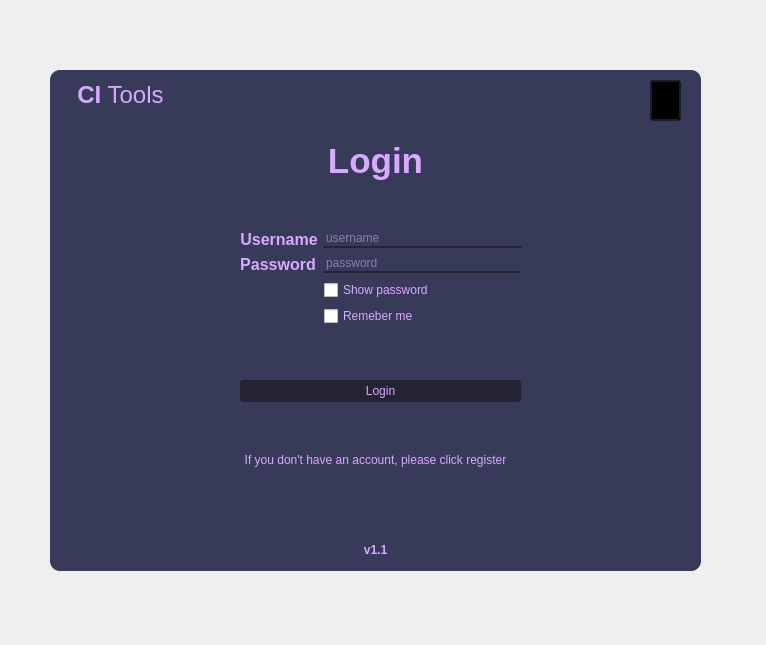
<?xml version="1.0" encoding="UTF-8"?>
<ui version="4.0">
 <class>connect</class>
 <widget class="QDialog" name="connect">
  <property name="geometry">
   <rect>
    <x>0</x>
    <y>0</y>
    <width>766</width>
    <height>645</height>
   </rect>
  </property>
  <property name="windowTitle">
   <string>Dialog</string>
  </property>
  <property name="windowOpacity">
   <double>0.980000000000000</double>
  </property>
  <property name="styleSheet">
   <string notr="true"/>
  </property>
  <widget class="QWidget" name="connect_body" native="true">
   <property name="geometry">
    <rect>
     <x>50</x>
     <y>70</y>
     <width>651</width>
     <height>501</height>
    </rect>
   </property>
   <property name="styleSheet">
    <string notr="true">QWidget #connect_body
{
	background-color: rgb(56, 58, 89);
	color: rgb(220, 220, 220);
	border-radius: 10px;
}

#label_ci_title
{
	color: rgb(216, 169, 255);
}

#toolButton_close
{
	background-color: transparent;
	background-image: url(:/resources/icons8-close-32.png);
}

#lineEdit
{
background-color: transparent;
	border-top: none;
	border-left: none;
	border-right: none;
	border-bottom: 2px solid rgb(35, 35, 52);
	color: rgb(216, 189, 255);
}

#lineEdit:focus
{
background-color:  rgb(35, 35, 52);
	border-top: none;
	border-left: none;
	border-right: none;
	border-bottom: 2px solid rgb(35, 35, 52);
}

#lineEdit_2
{
background-color: transparent;
	border-top: none;
	border-left: none;
	border-right: none;
	border-bottom: 2px solid rgb(35, 35, 52);
	color: rgb(216, 189, 255);

}

#lineEdit_2:focus
{
background-color:  rgb(35, 35, 52);
	border-top: none;
	border-left: none;
	border-right: none;
	border-bottom: 2px solid rgb(35, 35, 52);
}

QLabel{		color: rgb(216, 169, 255); }
QCheckBox {		color: rgb(216, 169, 255); }

#toolButton
{
	background-color: transparent;
	
	background-color: rgb(35, 35, 52);
color: rgb(216, 169, 255); 
border-radius: 3px;
}
</string>
   </property>
   <widget class="QLabel" name="label_ci_title">
    <property name="geometry">
     <rect>
      <x>20</x>
      <y>10</y>
      <width>101</width>
      <height>31</height>
     </rect>
    </property>
    <property name="font">
     <font>
      <pointsize>18</pointsize>
     </font>
    </property>
    <property name="styleSheet">
     <string notr="true"/>
    </property>
    <property name="text">
     <string>&lt;strong&gt;CI&lt;/strong&gt; Tools</string>
    </property>
    <property name="alignment">
     <set>Qt::AlignCenter</set>
    </property>
   </widget>
   <widget class="QToolButton" name="toolButton_close">
    <property name="geometry">
     <rect>
      <x>600</x>
      <y>10</y>
      <width>31</width>
      <height>41</height>
     </rect>
    </property>
    <property name="text">
     <string/>
    </property>
   </widget>
   <widget class="QWidget" name="formLayoutWidget">
    <property name="geometry">
     <rect>
      <x>190</x>
      <y>160</y>
      <width>281</width>
      <height>141</height>
     </rect>
    </property>
    <layout class="QFormLayout" name="formLayout">
     <item row="0" column="0">
      <widget class="QLabel" name="label">
       <property name="font">
        <font>
         <pointsize>12</pointsize>
         <bold>true</bold>
        </font>
       </property>
       <property name="text">
        <string>Username</string>
       </property>
       <property name="alignment">
        <set>Qt::AlignCenter</set>
       </property>
      </widget>
     </item>
     <item row="0" column="1">
      <widget class="QLineEdit" name="lineEdit">
       <property name="font">
        <font>
         <pointsize>9</pointsize>
        </font>
       </property>
       <property name="placeholderText">
        <string>username</string>
       </property>
      </widget>
     </item>
     <item row="1" column="0">
      <widget class="QLabel" name="label_2">
       <property name="font">
        <font>
         <pointsize>12</pointsize>
         <bold>true</bold>
        </font>
       </property>
       <property name="text">
        <string>Password</string>
       </property>
       <property name="alignment">
        <set>Qt::AlignCenter</set>
       </property>
      </widget>
     </item>
     <item row="2" column="1">
      <widget class="QCheckBox" name="checkBox">
       <property name="text">
        <string>Show password</string>
       </property>
      </widget>
     </item>
     <item row="3" column="1">
      <widget class="QCheckBox" name="checkBox_2">
       <property name="text">
        <string>Remeber me</string>
       </property>
      </widget>
     </item>
     <item row="1" column="1">
      <widget class="QLineEdit" name="lineEdit_2">
       <property name="font">
        <font>
         <pointsize>9</pointsize>
        </font>
       </property>
       <property name="echoMode">
        <enum>QLineEdit::Password</enum>
       </property>
       <property name="placeholderText">
        <string>password</string>
       </property>
      </widget>
     </item>
    </layout>
   </widget>
   <widget class="QLabel" name="label_3">
    <property name="geometry">
     <rect>
      <x>0</x>
      <y>60</y>
      <width>651</width>
      <height>61</height>
     </rect>
    </property>
    <property name="font">
     <font>
      <pointsize>26</pointsize>
      <bold>true</bold>
     </font>
    </property>
    <property name="text">
     <string>Login</string>
    </property>
    <property name="alignment">
     <set>Qt::AlignCenter</set>
    </property>
   </widget>
   <widget class="QLabel" name="label_4">
    <property name="geometry">
     <rect>
      <x>0</x>
      <y>380</y>
      <width>651</width>
      <height>20</height>
     </rect>
    </property>
    <property name="text">
     <string>If you don't have an account, please click register</string>
    </property>
    <property name="alignment">
     <set>Qt::AlignCenter</set>
    </property>
   </widget>
   <widget class="QLabel" name="label_5">
    <property name="geometry">
     <rect>
      <x>0</x>
      <y>470</y>
      <width>651</width>
      <height>20</height>
     </rect>
    </property>
    <property name="font">
     <font>
      <bold>true</bold>
     </font>
    </property>
    <property name="text">
     <string>v1.1</string>
    </property>
    <property name="alignment">
     <set>Qt::AlignCenter</set>
    </property>
   </widget>
   <widget class="QToolButton" name="toolButton">
    <property name="geometry">
     <rect>
      <x>190</x>
      <y>310</y>
      <width>281</width>
      <height>22</height>
     </rect>
    </property>
    <property name="text">
     <string>Login</string>
    </property>
   </widget>
  </widget>
 </widget>
 <resources/>
 <connections>
  <connection>
   <sender>toolButton_close</sender>
   <signal>clicked()</signal>
   <receiver>connect</receiver>
   <slot>close()</slot>
   <hints>
    <hint type="sourcelabel">
     <x>657</x>
     <y>99</y>
    </hint>
    <hint type="destinationlabel">
     <x>701</x>
     <y>16</y>
    </hint>
   </hints>
  </connection>
 </connections>
</ui>
